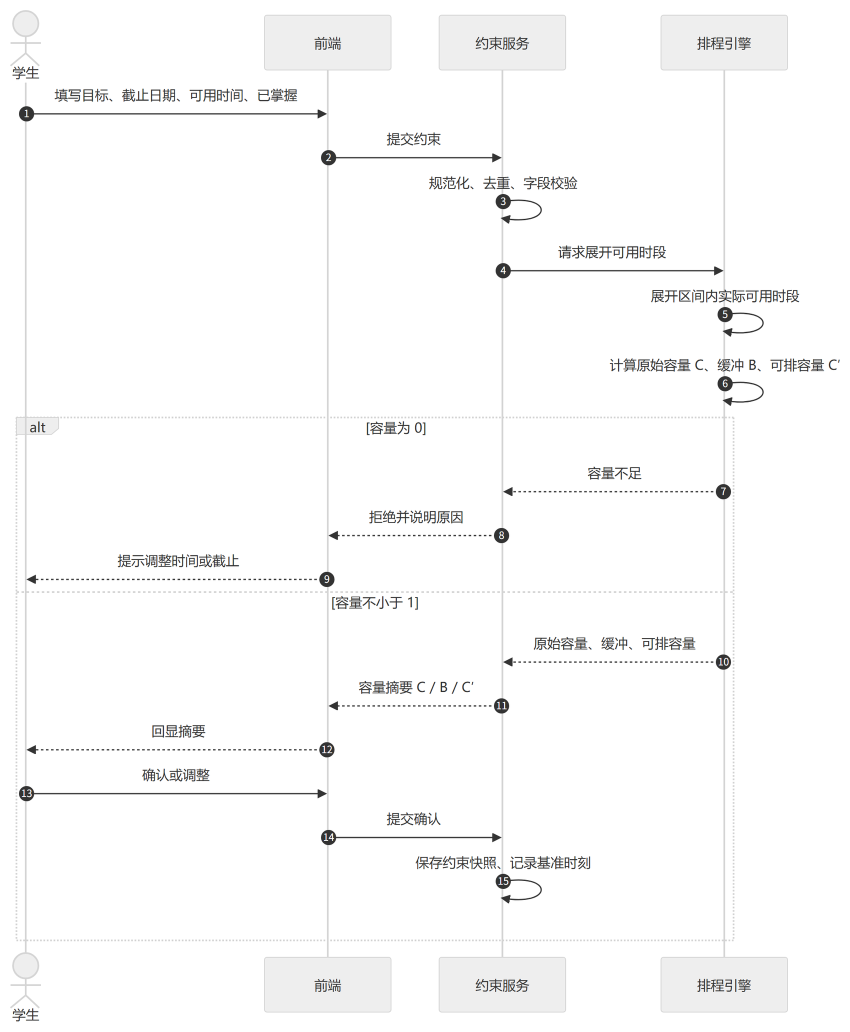
#> input picture docs/02_需求/figures/fig-3-15-lane-constraint.png, 1700 x 2063 px, found by its file name (shown at 1/2 size)
$ python build_func_flows.py
#> lines starting #> are read from the running program, lines starting #| are printed output that depends on the picture; after the words box and inside, x2 and y2 are one past the last pixel; in counts of white or black regions, pixels touching at a corner belong together
### scripts/build_figures.py
"""生成《软件需求说明书》所需的图表：Mermaid 源文件 + 界面原型 SVG，并栅格化为 PNG。

产物：
    docs/02_需求/figures/fig-x-y.png      插入文档用（约 1600px 宽）
    docs/02_需求/figures/src/fig-x-y.mmd  Mermaid 源文件（可编辑）
    docs/02_需求/figures/src/fig-x-y.svg  原型源文件（可编辑）

渲染方式：Edge headless 截图 → Pillow 去白边裁切。需要本机 Edge。
"""
import json
import os
import re
import subprocess
import sys
import tempfile
from pathlib import Path

from PIL import Image, ImageChops

ROOT = Path(__file__).resolve().parent.parent
FIG_DIR = ROOT / "docs" / "02_需求" / "figures"
SRC_DIR = FIG_DIR / "src"
TMP_DIR = ROOT / ".tmp_figures"

EDGE = r"C:\Program Files (x86)\Microsoft\Edge\Application\msedge.exe"
MERMAID_JS = "file:///D:/Gitproject/RJB_Demo/frontend/node_modules/mermaid/dist/mermaid.min.js"

TARGET_WIDTH = 1700
PAD = 24


# ----------------------------------------------------------------------
# 图源定义
# ----------------------------------------------------------------------
MERMAID_FIGURES = {
    "fig-2-1-context": {
        "skip": True,
        "window": (1800, 1800),
        "src": """flowchart TB
    ST["学生"]
    AD["课程管理员"]
    SYS["学径 StudyPath<br/>课程学习规划辅助系统"]
    LLM["大模型服务<br/>（可切换 Mock）"]

    ST -->|"目标 / 截止 / 可用时间"| SYS
    AD -->|"知识点 / 先修 / 资源"| SYS
    SYS -->|"计划 / 校验 / 进度"| ST
    SYS -->|"追问上下文"| LLM
    LLM -->|"自然语言答复"| SYS""",
    },
    "fig-3-1-function-tree": {
        "skip": True,
        "window": (2400, 2800),
        "src": """flowchart LR
    ROOT["学径 StudyPath<br/>课程学习规划辅助系统"]
    ROOT --- M1["课程内容管理"]
    ROOT --- M2["学习规划"]
    ROOT --- M3["执行与调整"]
    ROOT --- M4["基础支撑"]

    M1 --- A1["F-02 课程信息维护"]
    M1 --- A2["F-03 知识点维护"]
    M1 --- A3["F-04 先修关系维护"]
    M1 --- A4["F-05 课程资源维护"]

    M2 --- B1["F-06 学习约束设定"]
    M2 --- B2["F-07 智能体追问"]
    M2 --- B3["F-08 任务分解与计划生成"]
    M2 --- B4["F-09 计划校验"]

    M3 --- C1["F-10 计划确认与打卡"]
    M3 --- C2["F-11 计划调整"]
    M3 --- C3["F-12 计划版本追溯"]
    M3 --- C4["F-13 计划看板"]

    M4 --- D1["F-01 登录与角色"]
    M4 --- D2["离线演示（Mock Provider）"]
    M4 --- D3["数据备份与恢复"]""",
    },
    "fig-3-2-swimlane": {
        "window": (2800, 1900),
        "src": """flowchart TB
    subgraph L1["课程管理员"]
        direction LR
        A1["维护知识点、先修关系<br/>资源与参考时长"]
        A2["先修图检查<br/>（成环 / 孤立点）"]
        A1 --> A2
    end

    subgraph L2["学生"]
        direction LR
        S1["填写目标、截止日期<br/>可用时间、已掌握"]
        S2["确认计划"]
        S3["逐任务打卡<br/>记录实际用时"]
        S1 --> S2 --> S3
    end

    subgraph L3["智能体（大模型）"]
        direction LR
        G1["追问缺失信息<br/>归一化相对日期"]
        G2["生成冲突说明<br/>与调整建议"]
        G1 --> G2
    end

    subgraph L4["系统（排程与校验引擎）"]
        direction LR
        E1["先修闭包 + 任务分解"]
        E2["按可用时段装箱排程"]
        E3["四项校验"]
        E4["生成计划版本"]
        E5["检测延期 / 目标变更"]
        E1 --> E2 --> E3 --> E4
        E5 --> E1
    end

    S1 --> G1
    G1 --> E1
    A1 -.->|"课程内容"| E1
    E3 -->|"存在冲突"| G2
    G2 --> S2
    E4 --> S2
    S3 --> E5
    E5 -->|"触发调整"| E1""",
    },
    "fig-3-3-usecase": {
        "window": (2600, 1900),
        "src": """flowchart TB
    ST(("学生"))
    AD(("课程管理员"))

    ST --> UC1(["设定学习约束"])
    ST --> UC2(["与智能体对话补全信息"])
    ST --> UC3(["查看计划草案与冲突"])
    ST --> UC4(["确认计划并打卡"])
    ST --> UC5(["发起计划调整"])
    ST --> UC6(["查看计划版本与差异"])

    AD --> UC7(["维护课程与知识点"])
    AD --> UC8(["维护先修关系"])
    AD --> UC9(["维护课程资源"])

    UC2 -.->|"extend"| UC1
    UC1 -.->|"include"| UC3
    UC3 -.->|"include"| UC10(["校验计划（容量/重叠/先修/截止）"])
    UC5 -.->|"include"| UC10
    UC4 -.->|"include"| UC6""",
    },
    "fig-3-9-plan-state": {
        "window": (1600, 2400),
        "src": """stateDiagram-v2
    direction TB
    state "草稿" as Draft
    state "待确认" as Pending
    state "执行中" as Active
    state "已完成" as Done
    state "已归档" as Archived

    [*] --> Draft: 生成计划草案
    Draft --> Pending: 校验通过 / 存在冲突
    Pending --> Draft: 修改约束后重新生成
    Pending --> Active: 学生确认（生成 v1）
    Active --> Active: 打卡记录进度
    Active --> Done: 任务全部完成或超过截止日期
    Active --> Archived: 调整生效（旧版本归档）
    Archived --> [*]
    Done --> [*]""",
    },
    "fig-3-4-sequence": {
        "window": (2600, 2000),
        "src": """sequenceDiagram
    autonumber
    actor S as 学生
    participant W as 前端
    participant B as 后端服务
    participant AG as 智能体（LLM）
    participant EN as 排程与校验引擎
    participant DB as 数据库

    S->>W: 输入目标与时间约束
    W->>B: POST /api/constraints
    B->>DB: 保存约束
    B->>AG: 补全缺失字段
    AG-->>B: 抽取结果 + 追问问题
    B-->>W: SSE 推送追问
    W-->>S: 展示追问
    S->>W: 补充"每周一三五 19:00-21:00"
    W->>B: POST /api/plans/preview
    B->>EN: 先修闭包 + 任务分解
    EN-->>B: 任务列表
    B->>EN: 四项校验
    EN-->>B: 校验报告（含问题码）
    B->>AG: 生成冲突说明
    AG-->>B: 说明文本
    B-->>W: 计划草案 + 校验报告
    W-->>S: 看板展示（冲突任务标红）
    S->>W: 确认计划
    W->>B: POST /api/plans/{id}/confirm
    B->>DB: 写入版本 v1
    B-->>W: 确认成功
    W-->>S: 计划进入执行中""",
    },
    "fig-3-8-er": {
        "window": (2800, 2100),
        "src": """erDiagram
    USER ||--o{ STUDY_PLAN : "拥有"
    USER ||--o{ COURSE : "维护"
    COURSE ||--o{ CONCEPT : "包含"
    COURSE ||--o{ RESOURCE : "包含"
    CONCEPT ||--o{ CONCEPT_RESOURCE : "关联"
    RESOURCE ||--o{ CONCEPT_RESOURCE : "关联"
    CONCEPT ||--o{ PREREQUISITE : "作为先修"
    CONCEPT ||--o{ PREREQUISITE : "作为后继"
    CONCEPT ||--o{ PLAN_TASK : "被安排"
    STUDY_PLAN ||--|{ PLAN_TASK : "拆分为"
    STUDY_PLAN ||--o{ PLAN_VERSION : "形成版本"
    STUDY_PLAN ||--|| CONSTRAINT : "由约束确定"
    PLAN_VERSION ||--o| PLAN_VALIDATION : "记录校验"

    USER {
        int id PK
        string username
        string password_hash
        string role
    }
    COURSE {
        int id PK
        string name
        string semester
    }
    CONCEPT {
        int id PK
        int course_id FK
        string name
        int difficulty
        int reference_minutes
    }
    STUDY_PLAN {
        int id PK
        int student_id FK
        string status
        int current_version
    }
    PLAN_TASK {
        int id PK
        int plan_id FK
        string type
        int estimated_minutes
        string scheduled_date
    }
    PLAN_VERSION {
        int id PK
        int plan_id FK
        int version
        string change_reason
    }""",
    },
}


# ----------------------------------------------------------------------
# 界面原型（SVG）
# ----------------------------------------------------------------------
FONT = "Microsoft YaHei, SimHei, sans-serif"
INK = "#0f172a"
MUTED = "#64748b"
LINE = "#cbd5e1"
TEAL = "#0e7c6b"
TEAL_SOFT = "#e6f4f1"
AMBER = "#b45309"
AMBER_SOFT = "#fef3c7"
RED = "#b91c1c"
RED_SOFT = "#fee2e2"
BG = "#f8fafc"


class Svg:
    def __init__(self, w, h, title=""):
        self.w, self.h, self.title = w, h, title
        self.parts = []

    # [349 lines left out: functions rect, text, line, arrow, svg, chrome and 8 more, not called in this run]


WIREFRAMES = {
    "fig-2-1-context": draw_context,
    "fig-3-1-function-tree": draw_function_tree,
    "fig-3-5-wizard": wire_wizard,
    "fig-3-6-board": wire_board,
    "fig-3-7-admin": wire_admin,
}


# ----------------------------------------------------------------------
# 渲染
# ----------------------------------------------------------------------
def html_for_mermaid(src, window):
    return """<!doctype html>
<html><head><meta charset="utf-8"><style>
html,body{margin:0;padding:20px;background:#fff;}
#d{display:inline-block;}
</style>
<script src="%s"></script></head>
<body><div id="d"></div>
<script>
const src = %s;
mermaid.initialize({
  startOnLoad: false,
  theme: "neutral",
  securityLevel: "loose",
  fontFamily: '"Microsoft YaHei", "SimHei", sans-serif',
  themeVariables: { fontSize: "26px", fontFamily: '"Microsoft YaHei", "SimHei", sans-serif' },
  flowchart: { htmlLabels: true, curve: "basis", nodeSpacing: 50, rankSpacing: 70, useMaxWidth: false },
  sequence: { showSequenceNumbers: false, actorFontSize: 15, noteFontSize: 14, messageFontSize: 14, useMaxWidth: false },
  er: { fontSize: 15, useMaxWidth: false },
  state: { fontSize: 15, useMaxWidth: false }
});
mermaid.render("theGraph", src).then(({svg}) => {
  document.getElementById("d").innerHTML = svg;
}).catch(e => { document.getElementById("d").textContent = "RENDER_ERROR: " + e; });
</script></body></html>""" % (MERMAID_JS, json.dumps(src, ensure_ascii=False))


# [4 lines left out: function html_for_svg, not called in this run]


def shoot(html, out_png, window):
    """用 Edge headless 截图。"""
#> (the call stopped at in shoot, `proc = subprocess.run(cmd, capture_output=True, text=True, timeout=120)`: subprocess is not available in this run)
    with tempfile.TemporaryDirectory() as td:
        page = Path(td) / "fig.html"
        page.write_text(html, encoding="utf-8")
        profile = Path(td) / "profile"
        cmd = [
            EDGE,
            "--headless=new",
            "--disable-gpu",
            "--hide-scrollbars",
            "--no-first-run",
            "--no-default-browser-check",
            "--force-device-scale-factor=2",
            "--virtual-time-budget=6000",
            "--user-data-dir=%s" % profile,
            "--window-size=%d,%d" % window,
            "--screenshot=%s" % out_png,
            page.as_uri(),
        ]
        proc = subprocess.run(cmd, capture_output=True, text=True, timeout=120)
        if proc.returncode != 0 and not Path(out_png).exists():
            raise RuntimeError("Edge 截图失败: %s" % (proc.stderr or proc.stdout)[:500])


def trim_and_save(src_png, dst_png):
    im = Image.open(src_png).convert("RGB")
#> im is the input picture: PIL image 1700x2063 RGB; mean R, G, B 250.1, 250.1, 250.1
    diff = ImageChops.difference(im, Image.new("RGB", im.size, (255, 255, 255)))
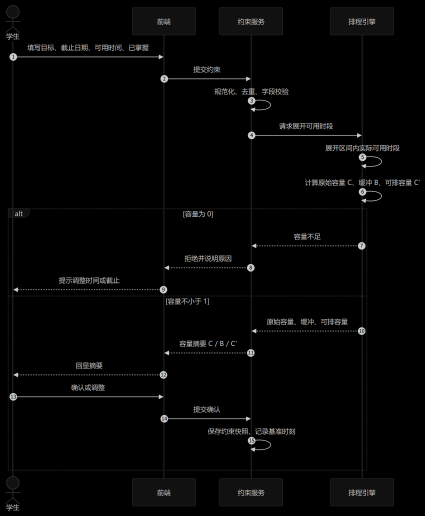
#> diff: PIL image 1700x2063 RGB (shown at 1/4 size); mean R, G, B 4.9, 4.9, 4.9
    mask = diff.convert("L").point(lambda v: 255 if v > 12 else 0)
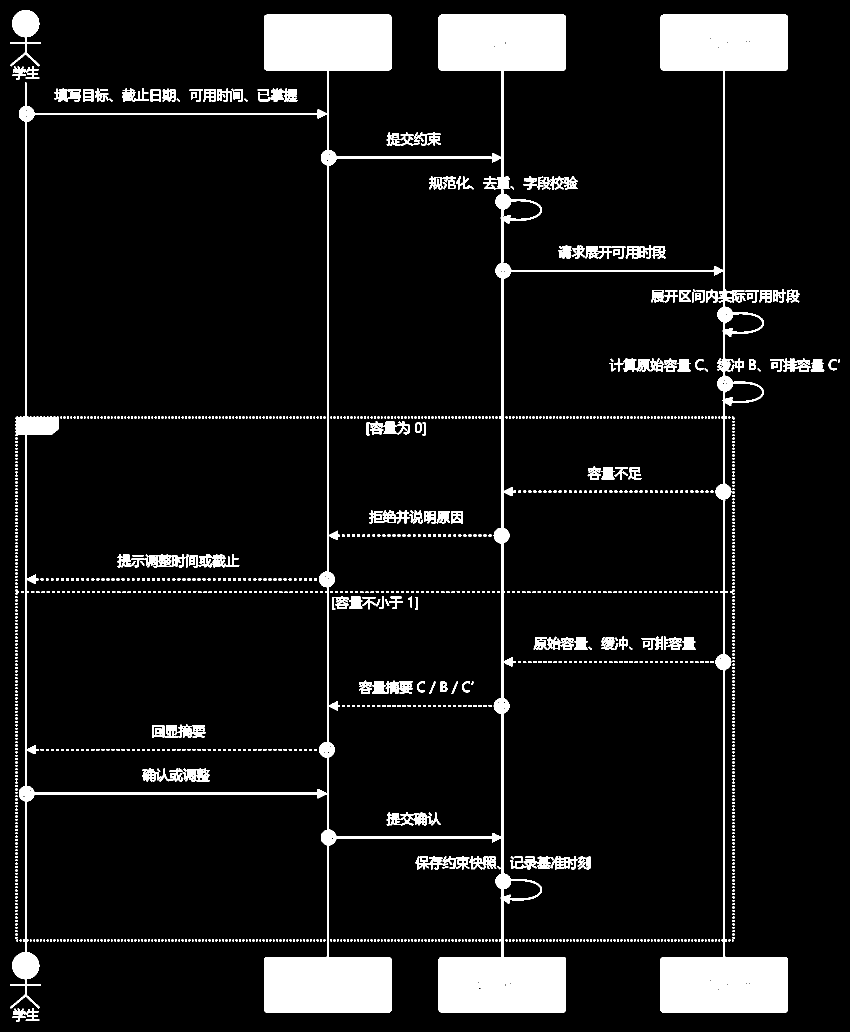
#> mask: PIL image 1700x2063 L (shown at 1/2 size); 8.3% white; 1275 white regions (703 under 20 px), largest, box (x1, y1, x2, y2) and area: (20, 29, 1576, 2025) 221346, (20, 20, 82, 133) 2951, (330, 1449, 411, 1476) 1298
    bbox = mask.getbbox()
#> bbox = (20, 20, 1680, 2043)
    if bbox is None:
        raise RuntimeError("渲染结果为空（可能是语法错误或被裁掉）")
    clipped = bbox[2] >= im.width - 2 or bbox[3] >= im.height - 2
#> clipped = False
#> (the rest of the program and of its run is left out)
